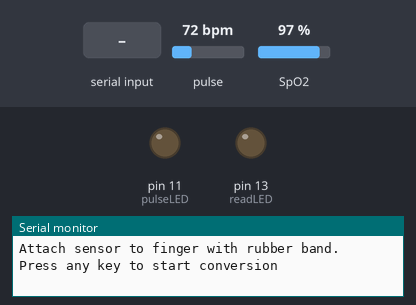
A sketch run on a simulated Arduino Uno, built with avr-gcc and run on an emulated ATmega328P. Shown: output pins drawn as LEDs (lit = HIGH), the last lines printed to the serial monitor. Dashed ring = blinking. The test bench sets the inputs (shaded band); at power-on: pulse 72 bpm, SpO2 97 %.

Above: at 0.9 s.
1.0 s: "1" received over Serial
2.5 s: pulse set to 100 bpm
At 6.58 s:
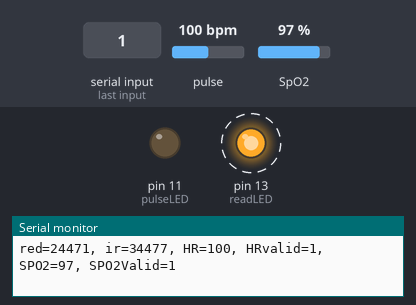
Timing chart, 0 to 11.5 s (numbered marks = the images above; inputs shaded):
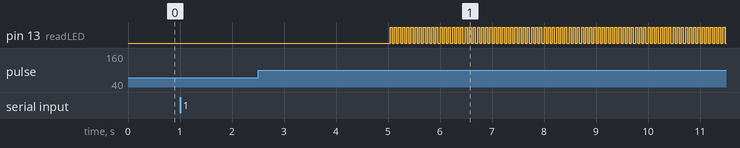

The sketch:

modified.ino
```cpp
// (licence header left out)
//#include <Esp.h>
#include <Wire.h>
#include "MAX30105.h"
#include "spo2_algorithm.h"

MAX30105 particleSensor;

#define MAX_BRIGHTNESS 255

#define WDT_TIMEOUT 3

#if defined(__AVR_ATmega328P__) || defined(__AVR_ATmega168__)
//Arduino Uno doesn't have enough SRAM to store 100 samples of IR led data and red led data in 32-bit format
//To solve this problem, 16-bit MSB of the sampled data will be truncated. Samples become 16-bit data.
uint16_t irBuffer[100];   //infrared LED sensor data
uint16_t redBuffer[100];  //red LED sensor data
#else
uint32_t irBuffer[100];   //infrared LED sensor data
uint32_t redBuffer[100];  //red LED sensor data
#endif

// int32_t 100;   //data length
int32_t spo2;           //SPO2 value
int8_t validSPO2;       //indicator to show if the SPO2 calculation is valid
int32_t heartRate;      //heart rate value
int8_t validHeartRate;  //indicator to show if the heart rate calculation is valid

const byte pulseLED = 11;  //Must be on PWM pin
const byte readLED = 13;   //Blinks with each data read

void setup() {
  Serial.begin(115200);  // initialize serial communication at 115200 bits per second:
  //ESP.wdtEnable(WDT_TIMEOUT);

  pinMode(pulseLED, OUTPUT);
  pinMode(readLED, OUTPUT);

  // Initialize sensor
  if (!particleSensor.begin(Wire, I2C_SPEED_FAST))  //Use default I2C port, 400kHz speed
  {
    Serial.println(F("MAX30105 was not found. Please check wiring/power."));
    while (1)
      ;
  }

  Serial.println(F("Attach sensor to finger with rubber band. Press any key to start conversion"));
  while (Serial.available() == 0)
    ;  //wait until user presses a key
  Serial.read();

  // byte ledBrightness = 60 ;  //Options: 0=Off to 255=50mA
  // byte sampleAverage = 4;   //Options: 1, 2, 4, 8, 16, 32
  // byte ledMode = 2;         //Options: 1 = Red only, 2 = Red + IR, 3 = Red + IR + Green
  // byte sampleRate = 100;    //Options: 50, 100, 200, 400, 800, 1000, 1600, 3200
  // int pulseWidth = 411;     //Options: 69, 118, 215, 411
  // int adcRange = 4096;      //Options: 2048, 4096, 8192, 16384

  particleSensor.setup(60, 4, 2, 100, 411, 4096);  //Configure sensor with these settings
}

void loop() {
  // 100 = 100;  //buffer length of 100 stores 4 seconds of samples running at 25sps

  //read the first 100 samples, and determine the signal range
  for (byte i = 0; i < 100; i++) {
    while (particleSensor.available() == false)  //do we have new data?
      particleSensor.check();                    //Check the sensor for new data

    redBuffer[i] = particleSensor.getRed();
    irBuffer[i] = particleSensor.getIR();
    particleSensor.nextSample();  //We're finished with this sample so move to next sample

    Serial.print(F("red="));
    Serial.print(redBuffer[i], DEC);
    Serial.print(F(", ir="));
    Serial.println(irBuffer[i], DEC);
  }

  //calculate heart rate and SpO2 after first 100 samples (first 4 seconds of samples)
  maxim_heart_rate_and_oxygen_saturation(irBuffer, 100, redBuffer, &spo2, &validSPO2, &heartRate, &validHeartRate);

  //Continuously taking samples from MAX30102.  Heart rate and SpO2 are calculated every 1 second
  while (1) {
    //dumping the first 25 sets of samples in the memory and shift the last 75 sets of samples to the top
    for (byte i = 25; i < 100; i++) {
      redBuffer[i - 25] = redBuffer[i];
      irBuffer[i - 25] = irBuffer[i];
    }

    //take 25 sets of samples before calculating the heart rate.
    for (byte i = 75; i < 100; i++) {
      while (particleSensor.available() == false)  //do we have new data?
        particleSensor.check();                    //Check the sensor for new data

      digitalWrite(readLED, !digitalRead(readLED));  //Blink onboard LED with every data read

      redBuffer[i] = particleSensor.getRed();
      irBuffer[i] = particleSensor.getIR();
      particleSensor.nextSample();  //We're finished with this sample so move to next sample

      //send samples and calculation result to terminal program through UART
      Serial.print(F("red="));
      Serial.print(redBuffer[i], DEC);
      Serial.print(F(", ir="));
      Serial.print(irBuffer[i], DEC);

      Serial.print(F(", HR="));
      Serial.print(heartRate, DEC);

      Serial.print(F(", HRvalid="));
      Serial.print(validHeartRate, DEC);

      Serial.print(F(", SPO2="));
      Serial.print(spo2, DEC);

      Serial.print(F(", SPO2Valid="));
      Serial.println(validSPO2, DEC);
    }

    //After gathering 25 new samples recalculate HR and SP02
    maxim_heart_rate_and_oxygen_saturation(irBuffer, 100, redBuffer, &spo2, &validSPO2, &heartRate, &validHeartRate);
  }
 // ESP.wdtFeed();
}
```

License.ino
```cpp
// (licence header left out)

```
